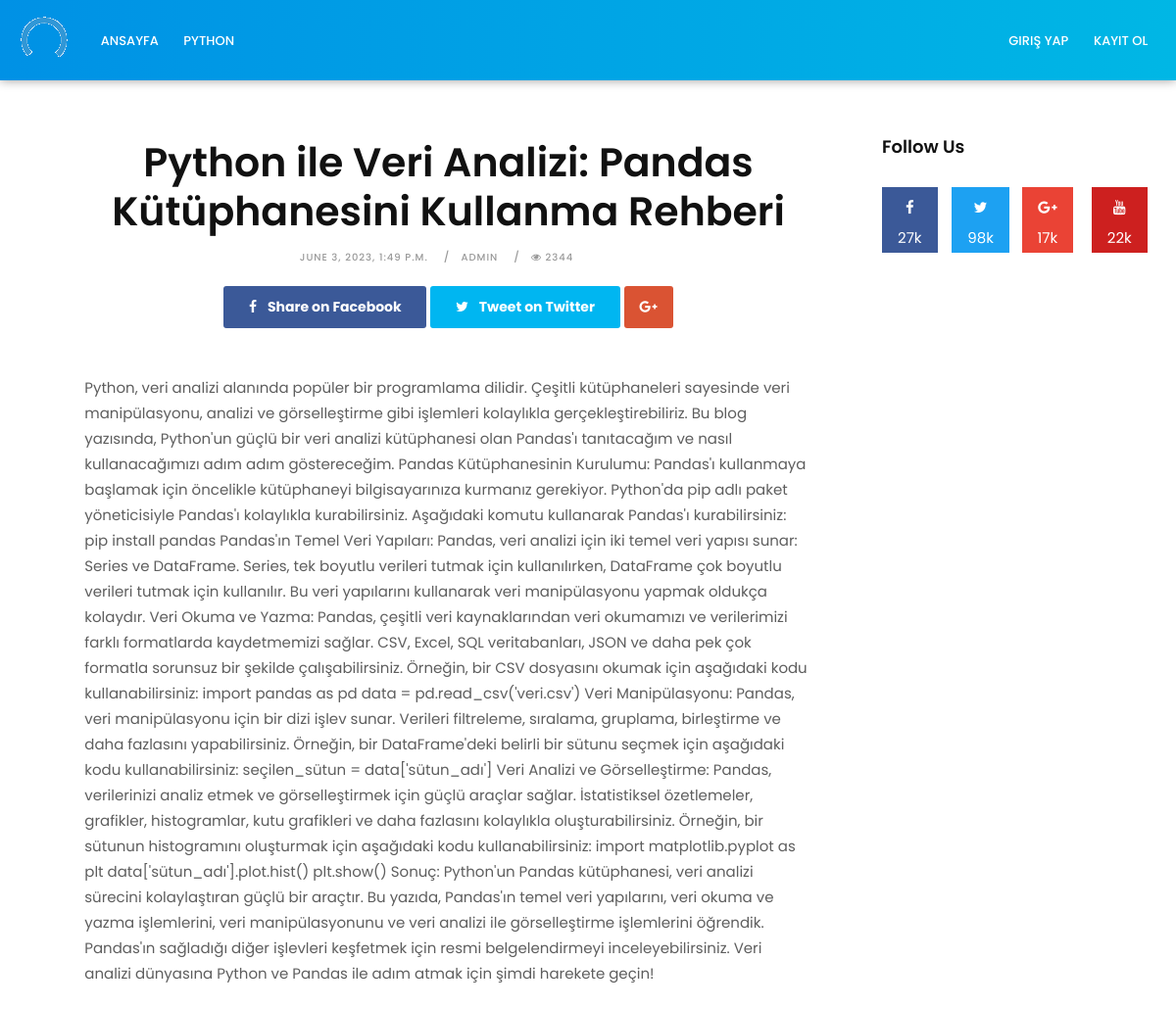
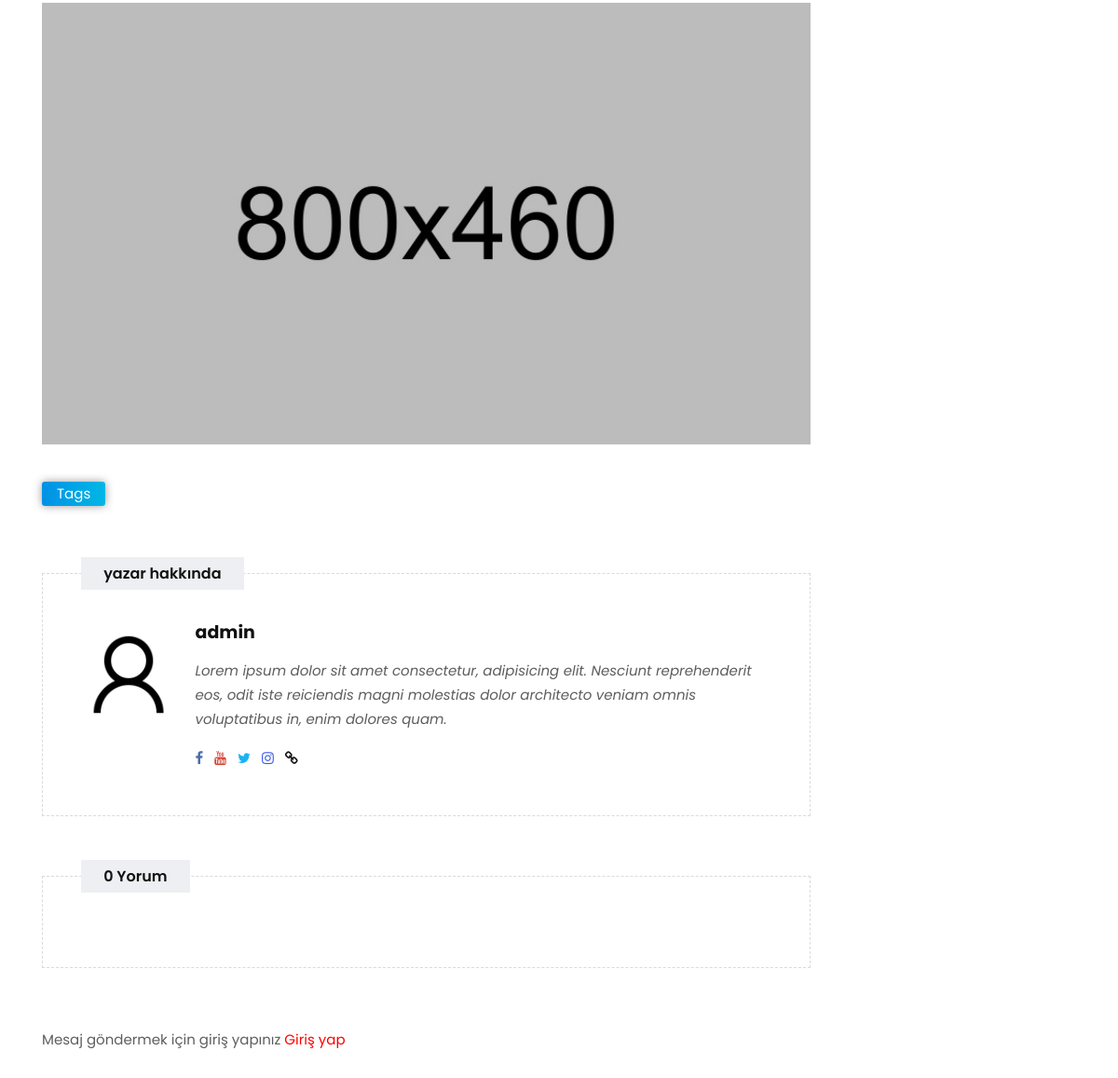
Screenshot of /blog/post/3/python-ile-veri-analizi-pandas-kutuphanesini-kullanma-rehberi with the database file from the repository (2 pictures, top to bottom).
### AppCore/models.py (models this page shows, shortened)
class CategoryModel(models.Model):
    category = models.CharField(
        verbose_name="category_name",
        max_length=200,
        default=""
    )
    slug = models.SlugField(default="")
    view = models.BooleanField(default=False)
    def __str__(self):
        return self.category

class BlogPost(models.Model):
    title = models.CharField(
        default='',
        max_length=300,
    )
    user = models.ForeignKey(User, on_delete=models.CASCADE)
    profile = models.ForeignKey(
        UserProfileModel, on_delete=models.CASCADE, default='')
    desription = models.CharField(
        default='',
        max_length=400,
    )
    content = models.TextField()
    tag = models.ManyToManyField(
        to=TagModel,
        blank=True
    )
    category = models.ManyToManyField(
        to=CategoryModel,
        blank=True
    )
    published = models.BooleanField(
        default=False
    )
    published_date = models.DateTimeField(auto_now_add=True)
    image = models.ImageField(
        verbose_name='main_image',
        upload_to='images/post/%Y/%m/%d',
        blank=True
    )
    slug = models.SlugField(blank=True)
    class Meta:
        ordering = ['-published_date']

class UserProfileModel(models.Model):
    user = models.ForeignKey(User, on_delete=models.CASCADE)
    about = models.CharField(
        verbose_name="hakkinda",
        default='',
        max_length=300,
        null=True,
        blank=True
    )
    webSite = models.URLField(blank=True)
    twitter = models.URLField(blank=True)
    facebook = models.URLField(blank=True)
    instagram = models.URLField(blank=True)
    youtube = models.URLField(blank=True)
    profile_image = models.ImageField(
        verbose_name='profil_resmi',
        upload_to='images/user/%Y/%m/%d',
        blank=True
    )

### AppCore/views.py (the view)
def details(request, id, post_content):
    if request.method == "POST":
        form = CommentForm(request.POST)
        if form.is_valid():
            coment = escape(form.cleaned_data.get("comment"))
            print(coment)
            Comment.objects.create(
                user=request.user,
                post_id=id,
                content=coment
            )
            messages.success(
                request,
                "Mesaj eklendi",
            )
            return redirect(request.path)
        else:
            messages.error(
                request,
                "Mesaj eklenmedi! Tekrar deneyin",
            )
            return redirect(request.path)
    else:
        form = CommentForm(request.POST)
        comment = Comment.objects.filter(post_id=id)
        categorys = CategoryModel.objects.filter(view=True)
        detail = BlogPost.objects.get(pk=id)
        context = {
            "post": detail,
            "status": True,
            "form": form,
            "comments": comment,
            "category": categorys,
        }
        return render(request=request, template_name="detail.html", context=context)

### template/detail.html (shortened to what this page needs)
{% extends "base.html" %}
{% block main %}
{% include 'partials/_details_main.html' %}
{% endblock main %}
{% block pages %}
{% include 'partials/_follow_us.html' %}
{% endblock pages %}

### template/base.html (shortened to what this page needs)
<!DOCTYPE html>
{% load static %}
<html lang="en">
    <link href="{% static 'css/bootstrap.css' %}" rel="stylesheet">
    <link href="{% static 'css/font-awesome.min.css' %}" rel="stylesheet">
    <link href="{% static 'css/style.css' %}" rel="stylesheet">
    <link href="{% static 'css/responsive.css' %}" rel="stylesheet">
    <link href="{% static 'css/colors.css' %}" rel="stylesheet">
    <link href="{% static 'css/version/tech.css' %}" rel="stylesheet">
</head>
<body >
    <div id="wrapper">
        {% include 'partials/_header.html' %}
        {% if status %}
        <section class="section" >
            <div class="container">
                <div class="row">
                    <div class="col-lg-9 col-md-12 col-sm-12 col-xs-12">
                        <div class="page-wrapper">
                            <div class="blog-list clearfix">
                                {% block main %}{% endblock main %}
                            </div>
                        </div>
                    </div>
                    <div class="col-lg-3 col-md-12 col-sm-12 col-xs-12">
                        <div class="sidebar">
                            {% block pages %}
                            {% endblock pages%}
                        </div>
                    </div>
                </div>
            </div>
        </section>
        {% endif %}
    </div>
</body>
</html>

### template/partials/_header.html (shortened to what this page needs)
{% load static %}
<header class="tech-header header">
    <div class="container-fluid" >
        <nav class="navbar navbar-toggleable-md navbar-inverse fixed-top"  >
            <a class="navbar-brand" href="{% url 'index' %}"><img src="{% static 'images/loader.gif' %}" alt=""></a>
            <div class="collapse navbar-collapse" id="navbarCollapse" >
                <ul class="navbar-nav mr-auto">
                    <li class="nav-item">
                        <a class="nav-link" href="{% url 'index'  %}">Ansayfa</a>
                    </li>
                    {% for item in  category%}
                    <li class="nav-item">
                        <a class="nav-link" href="{% url 'category' item.slug %}">{{item}}</a>
                    </li>
                    {% endfor %}
                </ul>
                <ul class="navbar-nav mr-0">
                    {% if  not user.is_authenticated %}
                        <li class="nav-item">
                            <a class="nav-link" href="{% url 'login'  %}">Giriş Yap</a>
                        </li>
                        <li class="nav-item">
                            <a class="nav-link" href="{% url 'signup'  %}">Kayıt Ol</a>
                        </li>
                    {% endif %}
                </ul>
            </div>
        </nav>
    </div>
</header>

### template/partialsDetails/_articlemainImage.html (shortened to what this page needs)
{% load static %}

### template/partials/_details_main.html (shortened to what this page needs)
{% load static %}
{% include 'partialsDetails/_title.html' %}
{% include 'partialsDetails/_content.html' %}
{% include 'partialsDetails/_tags.html' %}
{% include 'partialsDetails/_aboutUser.html' %}
{% include 'partialsDetails/_comment.html' %}
{% include 'partialsDetails/_commentForm.html' %}

### template/partialsDetails/_title.html (shortened to what this page needs)
{% load static %}
<div class="blog-title-area text-center">
    <h3>{{post.title}}</h3>
    <div class="blog-meta big-meta">
        <small><a href="tech-single.html" title="">{{post.published_date}}</a></small>
        <small><a href="tech-author.html" title="">{{post.user.username}}</a></small>
        <small><a href="#" title=""><i class="fa fa-eye"></i> 2344</a></small>
    </div>
    <div class="post-sharing">
        <ul class="list-inline">
            <li><a href="#" class="fb-button btn btn-primary"><i class="fa fa-facebook"></i> <span class="down-mobile">Share on Facebook</span></a></li>
            <li><a href="#" class="tw-button btn btn-primary"><i class="fa fa-twitter"></i> <span class="down-mobile">Tweet on Twitter</span></a></li>
            <li><a href="#" class="gp-button btn btn-primary"><i class="fa fa-google-plus"></i></a></li>
        </ul>
    </div>
</div>

### template/partialsDetails/_content.html (shortened to what this page needs)
<div class="blog-content">
    <div class="pp">
        <p>{{post.content}} </p>
    </div>
    <img src="upload/tech_menu_09.jpg" alt="" class="img-fluid img-fullwidth">
</div>

### template/partialsDetails/_tags.html (shortened to what this page needs)
<div class="blog-title-area">
    <div class="tag-cloud-single">
        <span>Tags</span>
    </div>
</div>

### template/partialsDetails/_aboutUser.html (shortened to what this page needs)
{% load static %}
<div class="custombox authorbox clearfix">
    <h4 class="small-title">yazar hakkında</h4>
    <div class="row">
        <div class="col-lg-2 col-md-2 col-sm-2 col-xs-12">
            {% if post.profile.profile_image %}
                <img src="{{post.profile.profile_image.url}}" alt="" style="width:120px; border-radius: 20%;">
            {% endif %}
        </div>
        <div class="col-lg-10 col-md-10 col-sm-10 col-xs-12">
            <h4><a href="#">{{post.user.username}}</a></h4>
            <p>{{post.profile.about}}</p>
            <div class="topsocial">
                <a href="{{post.profile.facebook}}" data-toggle="tooltip" data-placement="bottom" title="Facebook"><i class="fa fa-facebook"></i></a>
                <a href="{{post.profile.youtube}}" data-toggle="tooltip" data-placement="bottom" title="Youtube"><i class="fa fa-youtube"></i></a>
                <a href="{{post.profile.twitter}}" data-toggle="tooltip" data-placement="bottom" title="Twitter"><i class="fa fa-twitter"></i></a>
                <a href="{{post.profile.instagram}}" data-toggle="tooltip" data-placement="bottom" title="Instagram"><i class="fa fa-instagram"></i></a>
                <a href="{{post.profile.webSite}}" data-toggle="tooltip" data-placement="bottom" title="Website"><i class="fa fa-link"></i></a>
            </div>
        </div>
    </div>
</div>

### template/partialsDetails/_comment.html (shortened to what this page needs)
{% load static %}
<div class="custombox clearfix">
    <h4 class="small-title">{{comments.count}} Yorum</h4>
    <div class="row">
        <div class="col-lg-12">
        </div>
    </div>
</div>

### template/partialsDetails/_commentForm.html (shortened to what this page needs)
{% load static %}
{% if user.is_authenticated %}
<div class="custombox clearfix">
    <h4 class="small-title">Yorum yap</h4>
    <div class="row">
        <div class="col-lg-12">
            {% if messages  %}
                {% for message in messages %}
                    {{message}}
                {% endfor %}
            {% endif %}
            <hr class="invis">
            <form class="form-wrapper" method="POST">
                {% csrf_token %}
                {{form.comment}}
                {{form.captcha}}
                <br>
                <button type="submit" class="btn btn-primary">Gönder</button>
            </form>
        </div>
    </div>
</div>
{% else %}
<p>Mesaj göndermek için giriş yapınız
    <a href="{% url 'login'  %}" style="color:red;
">Giriş yap</a></p>
{% endif %}

### template/partials/_follow_us.html
{% load static %}
<div class="widget">
    <h2 class="widget-title">Follow Us</h2>
    <div class="row text-center">
        <div class="col-lg-3 col-md-3 col-sm-3 col-xs-6">
            <a href="#" class="social-button facebook-button">
                <i class="fa fa-facebook"></i>
                <p>27k</p>
            </a>
        </div>
        <div class="col-lg-3 col-md-3 col-sm-3 col-xs-6">
            <a href="#" class="social-button twitter-button">
                <i class="fa fa-twitter"></i>
                <p>98k</p>
            </a>
        </div>
        <div class="col-lg-3 col-md-3 col-sm-3 col-xs-6">
            <a href="#" class="social-button google-button">
                <i class="fa fa-google-plus"></i>
                <p>17k</p>
            </a>
        </div>
        <div class="col-lg-3 col-md-3 col-sm-3 col-xs-6">
            <a href="#" class="social-button youtube-button">
                <i class="fa fa-youtube"></i>
                <p>22k</p>
            </a>
        </div>
    </div>
</div>

### template/partials/_rightUp.html (shortened to what this page needs)
{% load static %}

### template/partials/_rightEnd.html (shortened to what this page needs)
{% load static %}

### static/css/style.css (style rules this page uses)
body { font-size: 15px; line-height: 26px; background-color: #ffffff; }
h1, h2, h3, h4, h5, body, p, .topbar-section, .navbar-inverse .navbar-nav .nav-link, .header .dropdown-menu, .navbar-nav .nav-link { font-family: 'Roboto', serif; }
h1, h2, h3, h4, h5, h6 { font-weight: 700; line-height: 1.4; color: #111111; }
h2 { font-size: 27px; line-height: 38px; margin-bottom: 20px }
h3 { font-size: 22px; line-height: 30px; margin-bottom: 17px }
h4 { font-size: 19px; line-height: 29px; margin-bottom: 14px }
a { color: #111111; }
body, p { color: #5e5e5e; }
p { margin-bottom: 26px; font-size: 15px; line-height: 26px; }
a { text-decoration: none !important; }
.header { padding: 0.4rem 0; position: relative; background-color: #ffffff; }
.navbar-inverse .navbar-nav .nav-link, .navbar-nav .nav-link { font-size: 15px; font-weight: 500; line-height: 1; padding: 0.9rem 0 0.8rem; text-transform: capitalize; color: #121212; }
.navbar-toggleable-md .navbar-nav .nav-link { padding-left: 0.8rem; padding-right: 0.8rem; }
.navbar-nav { margin: 0; }
.topsocial .fa { margin-right: 0.5rem; font-size: 15px; }
.section { padding: 4rem 0; display: block; position: relative; background-color: #ffffff; }
.tag-cloud-single span { background: #ddd none repeat scroll 0 0; border-radius: 3px; color: #ffffff; display: inline-block !important; margin-right: 0.5rem !important; padding: 0 1rem; }
.post-sharing { display: block; width: 100%; position: relative; margin: 1rem 0 0; }
.gp-button.btn-primary:hover, .gp-button.btn-primary:focus, .gp-button.btn-primary { border-color: #DA5333 !important; background-color: #DA5333 !important; }
.fb-button.btn-primary:focus, .fb-button.btn-primary:hover, .fb-button.btn-primary { background-color: #3B5998 !important; border-color: #3B5998 !important; }
.tw-button.btn-primary:hover, .tw-button.btn-primary:focus, .tw-button.btn-primary { background-color: #00B6F1 !important; border-color: #00B6F1 !important; }
.tw-button i, .fb-button i { margin-right: 0.5rem; }
.post-sharing .btn { padding: 0.3rem 1.6rem; border-radius: 3px; color: #ffffff !important; }
.gp-button { padding: 0.8rem 1rem !important; }
.post-sharing span, .post-sharing li { display: inline-block !important; }
.blog-title-area { display: block; position: relative; padding: 0; margin-bottom: 3rem; }
.blog-title-area .blog-meta a { font-size: 10px; font-weight: 500; letter-spacing: 1px; text-transform: uppercase; }
.blog-title-area .breadcrumb-item.active, .blog-title-area .breadcrumb-item + .breadcrumb-item::before, .blog-title-area .blog-meta small, .blog-title-area a { color: #a3a5a8; }
.blog-title-area span { margin: 0.5rem 0; display: block; }
.blog-title-area h3 { font-size: 41px; line-height: 50px; margin-bottom: 7px; margin-top: 0; overflow-wrap: break-word; }
.authorbox a { font-weight: bold; }
.authorbox p { font-style: italic; margin-bottom: 1rem; }
.small-title { background: #edeff2 none repeat scroll 0 0; font-size: 16px; left: 5%; line-height: 1; margin: 0; padding: 0.6rem 1.5rem; position: absolute; text-align: center; top: -18px; }
.custombox { position: relative; padding: 3rem 2rem; border: 1px dashed #dadada; }
.pp { padding-left: 5%; padding-right: 5%; }
.img-fullwidth { width: 100%; margin-bottom: 2rem; }
.blog-meta small { font-size: 11px; display: inline-block; margin-bottom: 0; padding-bottom: 0; color: #111111; font-weight: bold; text-transform: uppercase; margin-right: 0.5rem; }
.blog-meta small:after { content: "/"; padding-left: 1rem; }
.blog-meta small:last-child:after { content: "" }
.sidebar .widget { position: relative; display: block; margin-bottom: 3rem; }
.sidebar a { color: rgba(0, 0, 0, 0.6); }
.sidebar .widget-title { display: block; font-size: 18px; margin: 0 0 2rem; padding: 0; line-height: 1; }
.btn { background-color: #111111; border: 0 none; border-radius: 0; font-size: 14px; font-weight: bold; padding: 0.8rem 2rem; text-transform: none; }

### static/css/colors.css (style rules this page uses)
body { border-radius: 12px; }
.tag-cloud-single span, .page-title i, .btn:hover, .sitemap-wrapper .year, .btn:focus, .navbar-inverse .navbar-toggler { color: #ffffff !important; background-color: #3197d6; }
.topsocial .fa.fa-facebook { color: #4b6ea9; }
.topsocial .fa.fa-twitter { color: #1ab2f5; }
.topsocial .fa.fa-youtube { color: #d44638; }
.topsocial .fa.fa-instagram { color: #405de6; }

### rows the page displays
CategoryModel: category "PYTHON"
BlogPost: title "Python ile Veri Analizi: Pandas Kütüphanesini Kullanma Rehberi", published_date "JUNE 3, 2023, 1:49 P.M.", user.username "ADMIN", content "Python, veri analizi alanında popüler bir programlama dilidir. Çeşitli kütüphaneleri sayesinde veri manipülasyonu, analizi ve görselleştirme gibi işlemleri kolaylıkla gerçekleştirebiliriz. Bu blog yazısında, Python'un güçlü bir veri analizi kütüphanesi olan Pandas'ı tanıtacağım ve nasıl kullanacağımızı adım adım göstereceğim. Pandas Kütüphanesinin Kurulumu: Pandas'ı kullanmaya başlamak için öncelikle kütüphaneyi bilgisayarınıza kurmanız gerekiyor. Python'da pip adlı paket yöneticisiyle Pandas'ı kolaylıkla kurabilirsiniz. Aşağıdaki komutu kullanarak Pandas'ı kurabilirsiniz: pip install pandas Pandas'ın Temel Veri Yapıları: Pandas, veri analizi için iki temel veri yapısı sunar: Series ve…", profile.profile_image (picture), user.username "admin", profile.about "Lorem ipsum dolor sit amet consectetur, adipisicing elit. Nesciunt reprehenderit eos, odit iste reiciendis magni molestias dolor architecto veniam omnis voluptatibus in, enim dolores quam."

### other values shown
{{ comments.count }} "0"
